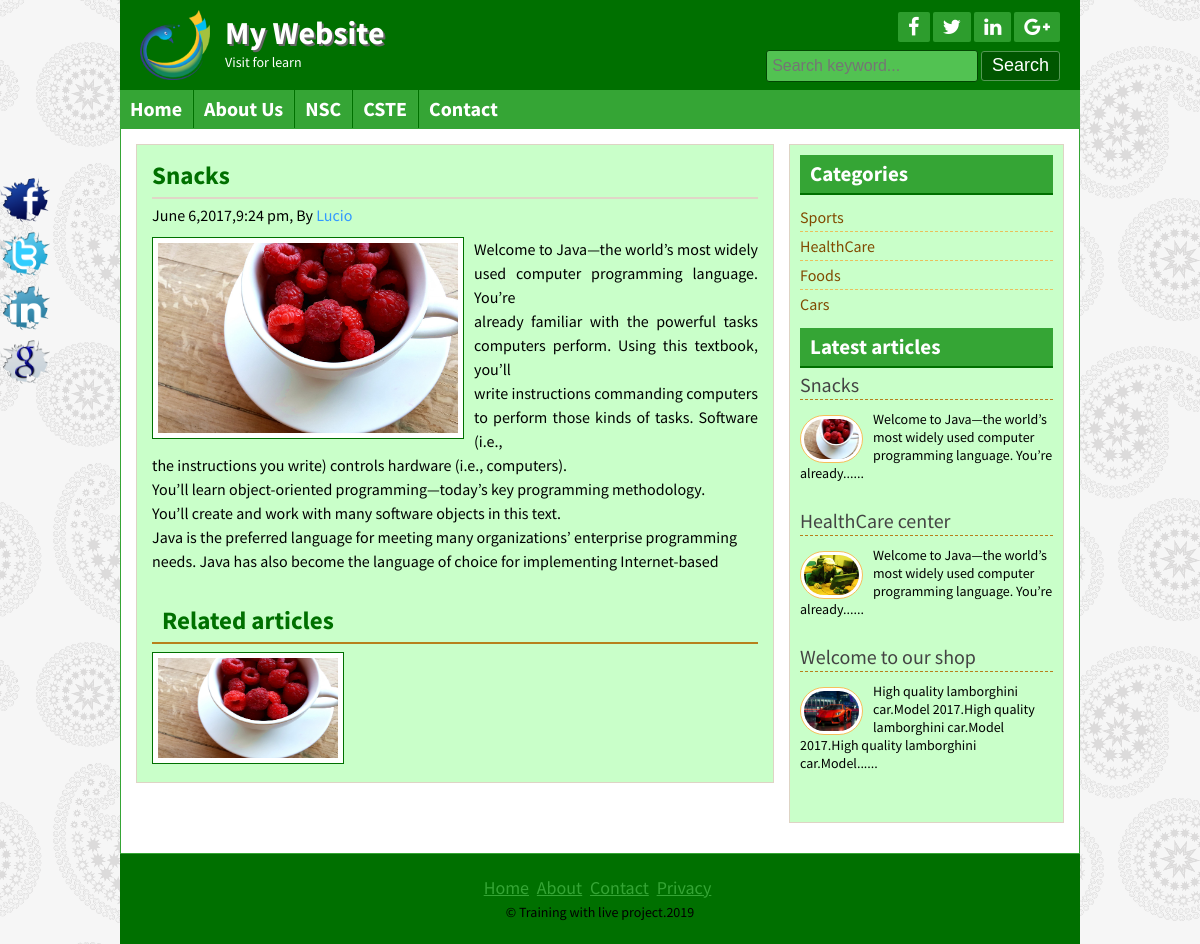
/post.php?id=6, run on the app's committed database.
### tables this page shows
CREATE TABLE `title_slogan` (
  `id` int(11) NOT NULL,
  `title` varchar(250) NOT NULL,
  `slogan` varchar(250) NOT NULL,
  `logo` varchar(250) NOT NULL
);

CREATE TABLE `tbl_social` (
  `id` int(11) NOT NULL,
  `fb` varchar(255) NOT NULL,
  `tw` varchar(255) NOT NULL,
  `ln` varchar(255) NOT NULL,
  `gp` varchar(255) NOT NULL
);

CREATE TABLE `tbl_page` (
  `id` int(11) NOT NULL,
  `name` varchar(255) NOT NULL,
  `body` text NOT NULL
);

CREATE TABLE `tbl_post` (
  `id` int(11) NOT NULL,
  `cat` int(11) NOT NULL,
  `title` varchar(100) NOT NULL,
  `body` text NOT NULL,
  `image` varchar(100) NOT NULL,
  `author` varchar(100) NOT NULL,
  `tags` varchar(100) NOT NULL,
  `date` timestamp NOT NULL DEFAULT CURRENT_TIMESTAMP,
  `userid` int(11) NOT NULL
);

CREATE TABLE `tbl_category` (
  `id` int(11) NOT NULL,
  `name` varchar(100) NOT NULL
);

CREATE TABLE `tbl_footer` (
  `id` int(11) NOT NULL,
  `note` varchar(255) NOT NULL
);

### lib/Database.php (called while the page is built, shortened)
<?php
Class Database{
	public $host   = DB_HOST;
	public $user   = DB_USER;
	public $pass   = DB_PASS;
	public $dbname = DB_NAME;
	public $link;
	private function connectDB(){
	$this->link = new mysqli($this->host, $this->user, $this->pass,  $this->dbname);
 }
	public function select($query){
		$result = $this->link->query($query) or die($this->link->error.__LINE__);
		if($result->num_rows > 0){
			return $result;
		} else {
			return false;
		}
	}
}

### helpers/format.php (called while the page is built, shortened)
<?php
class format
{
	public function formatDate($date){
        return date('F j,Y,g:i a',strtotime($date));
	}
	public function textShorten($text,$limit=400){
        $text = $text." ";
        $text =substr($text,0,$limit);
         $text =substr($text,0,strrpos($text,' '));
        $text = $text."......";
        return $text;
	}
}
?>

### post.php (the view)
 <?php include 'inc/header.php';?>
<?php
 if (!isset($_GET['id']) || $_GET['id']==NULL) {
        header("location:404.php");
 } else {
 	$id  =$_GET['id'];
 }
?>
	<div class="contentsection contemplete clear">
		<div class="maincontent clear">
			<div class="about">
			<?php
               $query = "select * from tbl_post where id=$id " ;
               $post = $db->select($query);
          if ($post) {
            while($result = $post->fetch_assoc()){
			?>
			 	<h2><?php echo $result['title'];?></h2>
				<h4><?php echo $fm->formatDate($result['date']);?>, By <a href="#"><?php echo $result['author'];?></a></h4>
				<img src="admin/<?php echo $result['image'];?>" alt="post image"/>
				<?php echo $result['body'];?>
				<div class="relatedpost clear">
					<h2>Related articles</h2>
					<?php
                      $catid =$result['cat'];
                      $queryrelated = "select * from tbl_post where cat='$catid' limit 6" ;
                      $relatedpost = $db->select($queryrelated);
                         if ($relatedpost) {
                       while($result = $relatedpost->fetch_assoc()){
					?>
					<a href="post.php?id=<?php echo $result['cat'];?>">
					<img src="admin/<?php echo $result['image'];?>" alt="post image"/></a>
			<?php }} else{echo "No Related Post Available !!";}?>
				</div>
				<?php } }else {header("location:404.php");}?>
	</div>
</div>
		<?php include 'inc/sidebar.php';?>
 <?php include 'inc/footer.php';?>

### inc/header.php (shortened to what this page needs)
<?php include'lib/Database.php' ?>
<?php include'helpers/format.php' ?>
<?php
  $db = new Database();
  $fm =new format();
?>
<!DOCTYPE html>
<html>
<head>
	<?php include'scripts/css.php'; ?>
</head>
<body>
	<div class="headersection templete clear">
		<a href="index.php">
			<div class="logo">
			<?php
                   $query = "select * from title_slogan where id ='1' ";
                   $blog_title =$db->select($query);
                    if ($blog_title) {
                       while($result =$blog_title->fetch_assoc()){
            ?>
				<img src="admin/<?php echo $result['logo']; ?>" alt="Logo"/>
				<h2><?php echo $result['title']; ?></h2>
				<p><?php echo $result['slogan']; ?></p>
		    <?php } } ?>
			</div>
		</a>
		<div class="social clear">
			<div class="icon clear">
<?php
       $query = "select * from tbl_social where id ='1' ";
       $social =$db->select($query);
        if ($social) {
           while($result =$social->fetch_assoc()){
?>
		<a href="<?php echo $result['fb']; ?>" target="_blank"><i class="fa fa-facebook"></i></a>
		<a href="<?php echo $result['tw']; ?>" target="_blank"><i class="fa fa-twitter"></i></a>
		<a href="<?php echo $result['ln']; ?>" target="_blank"><i class="fa fa-linkedin"></i></a>
		<a href="<?php echo $result['gp']; ?>" target="_blank"><i class="fa fa-google-plus"></i></a>
<?php } } ?>
			</div>
			<div class="searchbtn clear">
			<form action="search.php" method="get">
				<input type="text" name="search" placeholder="Search keyword..."/>
				<input type="submit" name="submit" value="Search"/>
			</form>
			</div>
		</div>
	</div>
<div class="navsection templete">
<?php
 $path = $_SERVER['SCRIPT_FILENAME'];
 $currentpage = basename($path,'.php');
?>
  <ul>
	<li><a <?php if($currentpage=='index') {echo 'id="active"';}?> href="index.php">Home</a></li>
	<?php
    $query = "select * from tbl_page";
    $pages =$db->select($query);
    if ($pages) {
    while($result =$pages->fetch_assoc()){
    ?>
    <li><a
     <?php
        if (isset($_GET['pageid']) && $_GET['pageid']==$result['id']) {
        	echo 'id="active"';
        }
     ?>
    href="page.php?pageid=<?php echo $result['id']; ?>"><?php echo $result['name']; ?></a> </li>
    <?php } } ?>
	<li><a <?php if($currentpage=='contact') {echo 'id="active"';}?> href="contact.php">Contact</a></li>
  </ul>
</div>

### inc/sidebar.php
<div class="sidebar clear">
	<div class="samesidebar clear">
		<h2>Categories</h2>
			<ul>
			<?php
                  $query = "select * from tbl_category";
                  $category = $db->select($query);
                    if ($category) {
                  while($result = $category->fetch_assoc()){
	        ?>
				<li><a href="posts.php?category=<?php echo $result['id']?>"> <?php echo $result['name']?></a></li>
				<?php } }else {?>
				<li>No Category Created</li>
				<?php } ?>
			</ul>
	</div>
	<div class="samesidebar clear">
		<h2>Latest articles</h2>
		<?php
                $query = "select * from tbl_post limit 5 " ;
                $post = $db->select($query);
                  if ($post) {
                 while($result = $post->fetch_assoc()){
	     ?>
			<div class="popular clear">
			<h3><a href="post.php?id=<?php echo $result['id'];?>"><?php echo $result['title'];?></a></h3>
				<a href="post.php?id=<?php echo $result['id'];?>"><img src="admin/<?php echo $result['image'];?>" alt="post image"/></a>
				<?php echo $fm->textShorten($result['body'],120);?>
			</div>
			<?php } }else {header("location:404.php");}?>
	</div>
</div>

### inc/footer.php (shortened to what this page needs)
</div>
	<div class="footersection templete clear">
	  <div class="footermenu clear">
		<ul>
			<li><a href="#">Home</a></li>
			<li><a href="#">About</a></li>
			<li><a href="#">Contact</a></li>
			<li><a href="#">Privacy</a></li>
		</ul>
	  </div>
<?php
       $query = "select * from tbl_footer where id ='1' ";
       $footernote =$db->select($query);
        if ($footernote) {
           while($result =$footernote->fetch_assoc()){
?>
	  <p>&copy; <?php echo $result['note']; echo date('Y'); ?></p>
<?php } } ?>
	</div>
	<div class="fixedicon clear">
<?php
           $query = "select * from tbl_social where id ='1' ";
           $social =$db->select($query);
            if ($social) {
               while($result =$social->fetch_assoc()){
 ?>
<a href="<?php echo $result['fb']; ?>" target="_blank"><img src="images/fb.png" alt="Facebook"/></a>
<a href="<?php echo $result['tw']; ?>" target="_blank"><img src="images/tw.png" alt="Twitter"/></a>
<a href="<?php echo $result['ln']; ?>" target="_blank"><img src="images/in.png" alt="LinkedIn"/></a>
<a href="<?php echo $result['gp']; ?>" target="_blank"><img src="images/gl.png" alt="GooglePlus"/></a>
<?php } } ?>
	</div>
</body>
</html>

### theme/green.css (style rules this page uses)
.headersection,.footersection { background: #007000 none repeat scroll 0 0; }
.icon a { background: #2d9d2d none repeat scroll 0 0; }
.searchbtn input[type="text"] { background: #52c252 none repeat scroll 0 0; border: 1px solid #034703; }
.searchbtn input[type="submit"] { border: 1px solid #549854; }
input[type="submit"] { background: #005600 none repeat scroll 0 0; border: 1px solid #52c252; }
.navsection { background: #35a535 none repeat scroll 0 0; }
.navsection ul li { border-left: 1px solid #007000;border-right: 1px solid #38a838; }
.maincontent,.sidebar { background: #C9FFC9 none repeat scroll 0 0; }
.contentsection { border: 1px solid #35A535; }
.samesidebar h2 { background: #35a535 none repeat scroll 0 0;border-bottom: 2px solid #007000; color:#fff; }
.footermenu ul li a { color:#35A535; }
.samepost h2,.about h2 { color:#007000 ; }
.about img { border: 1px solid #007000; }
.relatedpost h2 { background: #C9FFC9 none repeat scroll 0 0; border-bottom:2px solid #007000;color:#007000 !important; }

### data on the page
title_slogan: logo (picture), title "My Website", slogan "Visit for learn"
tbl_page: name "About Us"
tbl_page: name "NSC"
tbl_page: name "CSTE"
tbl_post: title "Snacks", date "June 6,2017,9:24 pm", author "Lucio", image (picture), body "Welcome to Java—the world’s most widely used computer programming language. You’re already familiar with the powerful tasks computers perform. Using this textbook, you’ll write instructions commanding computers to perform those kinds of tasks. Software (i.e., the instructions you write) controls hardware (i.e., computers). You’ll learn object-oriented programming—today’s key programming methodology. You’ll create and work with many software objects in this text. Java is the preferred language for meeting many organizations’ enterprise programming needs. Java has also become the language of choice for implementing Internet-based", body "Welcome to Java—the world’s most widely used computer programming language. You’re already......"
tbl_category: name "Sports"
tbl_category: name "HealthCare"
tbl_category: name "Foods"
tbl_category: name "Cars"
tbl_post: title "HealthCare center", image (picture), body "Welcome to Java—the world’s most widely used computer programming language. You’re already......"
tbl_post: title "Welcome to our shop", image (picture), body "High quality lamborghini car.Model 2017.High quality lamborghini car.Model 2017.High quality lamborghini car.Model......"
tbl_footer: note "Training with live project."
